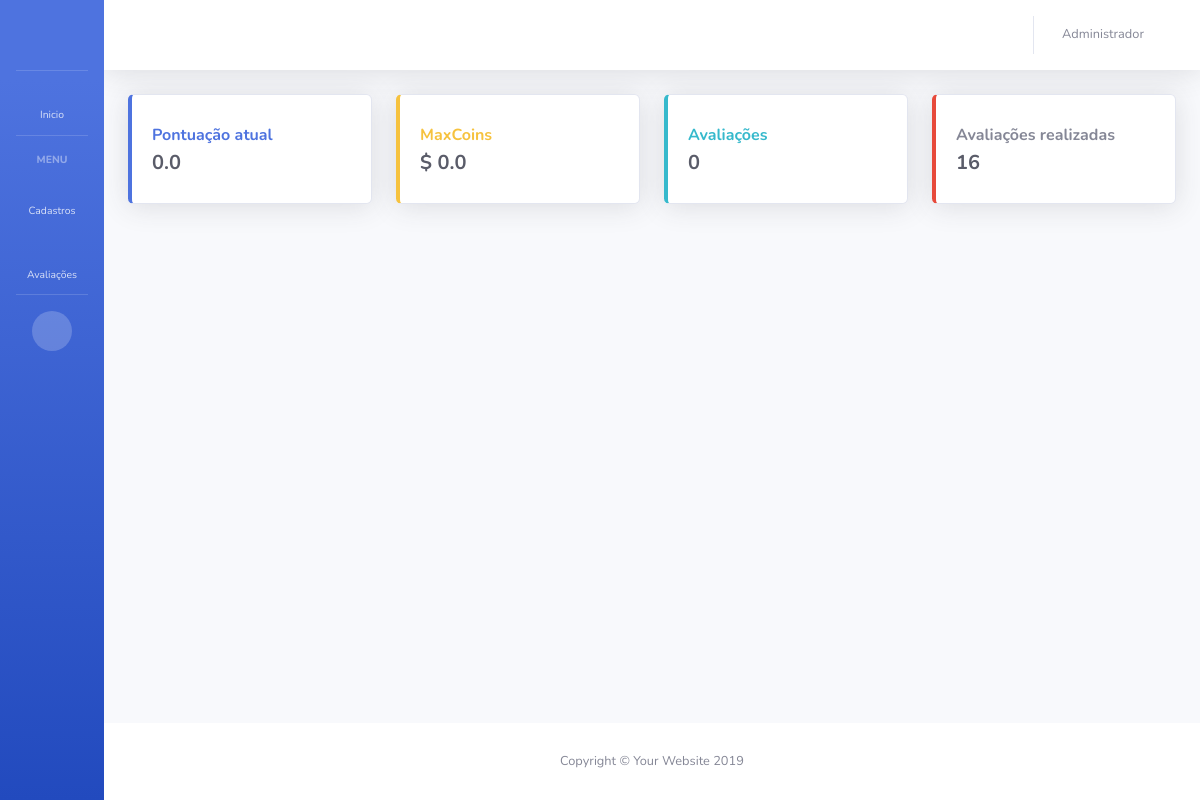
The app's page / (signed in) with its own data.
### app_maxliga/models.py (models this page shows, shortened)
class Colaborador(models.Model):
    usuario = models.OneToOneField(User, on_delete=models.SET_NULL, blank=True, null=True, verbose_name='Usuário')
    departamento = models.ForeignKey(Departamento, on_delete=models.SET_NULL, blank=True, null=True, verbose_name='Cargo do colaborador')
    liga = models.ForeignKey(Liga, on_delete=models.SET_NULL, blank=True, null=True, verbose_name='Liga do colaborador')
    nome = models.CharField('Nome do funcionário', max_length=128)
    data_cadastro = models.DateTimeField('Data de criação', auto_now_add=True)
    pontuacao = models.FloatField('Pontuação colaborador', blank=True, default=0)
    maxcoins = models.FloatField('MaxCoins colaborador', blank=True, default=0)

### app_maxliga/views.py (the view)
# urls.py: path('', home, name='home'),
@login_required
def home(request):
    user = request.user.id
    colaborador = Colaborador.objects.get(usuario=user)
    qtd_avaliacoes = LancamentoAvaliacao.objects.filter(colaborador = colaborador.id).count()
    print('qtd_avaliacoes', qtd_avaliacoes)
    qtd_avaliacoes_realizadas = LancamentoAvaliacao.objects.filter(avaliador=colaborador.id).count()
    print('qtd_avaliacoes_realizadas', qtd_avaliacoes_realizadas)
    pontuaca_atual = colaborador.pontuacao
    print('pontuaca_atual' , pontuaca_atual)
    maxcoins_atual = colaborador.maxcoins
    print('maxcoins_atual', maxcoins_atual)
    data = {
        'colaborador': colaborador,
        'qtd_avaliacoes': qtd_avaliacoes,
        'pontuaca_atual': pontuaca_atual,
        'maxcoins_atual': maxcoins_atual,
        'qtd_avaliacoes_realizadas': qtd_avaliacoes_realizadas
    }
    return render(request, 'app_maxliga/home.html', data)

### app_maxliga/templates/app_maxliga/home.html
{% extends 'base.html' %}
{% block BodyHeading %}
          <div class="row">
            <div class="col-xl-3 col-md-6 mb-4">
              <div class="card border-left-primary shadow h-100 py-2">
                <div class="card-body">
                  <div class="row no-gutters align-items-center">
                    <div class="col mr-2">
                      <div class="text font-weight-bold text-primary mb-1">Pontuação atual</div>
                      <div class="h5 mb-0 font-weight-bold text-gray-800">{{ pontuaca_atual }}</div>
                    </div>
                    <div class="col-auto">
                      <i class="fas fa-calendar fa-2x text-gray-300"></i>
                    </div>
                  </div>
                </div>
              </div>
            </div>
            <div class="col-xl-3 col-md-6 mb-4">
              <div class="card border-left-warning shadow h-100 py-2">
                <div class="card-body">
                  <div class="row no-gutters align-items-center">
                    <div class="col mr-2">
                      <div class="text font-weight-bold text-warning mb-1">MaxCoins</div>
                      <div class="h5 mb-0 font-weight-bold text-gray-800">$ {{ maxcoins_atual }}</div>
                    </div>
                    <div class="col-auto">
                      <i class="fas fa-dollar-sign fa-2x text-gray-300"></i>
                    </div>
                  </div>
                </div>
              </div>
            </div>
            <div class="col-xl-3 col-md-6 mb-4">
              <div class="card border-left-info  shadow h-100 py-2">
                <div class="card-body">
                  <div class="row no-gutters align-items-center">
                    <div class="col mr-2">
                      <div class="text font-weight-bold text-info mb-1">Avaliações</div>
                      <div class="h5 mb-0 font-weight-bold text-gray-800">{{ qtd_avaliacoes }}</div>
                    </div>
                    <div class="col-auto">
                      <i class="fas fa-comment-alt fa-2x text-gray-300"></i>
                    </div>
                  </div>
                </div>
              </div>
            </div>
            {% if colaborador.departamento.admin == True %}
            <div class="col-xl-3 col-md-6 mb-4">
              <div class="card border-left-danger  shadow h-100 py-2">
                <div class="card-body">
                  <div class="row no-gutters align-items-center">
                    <div class="col mr-2">
                      <div class="text font-weight-bold text-warnig mb-1">Avaliações realizadas</div>
                      <div class="h5 mb-0 font-weight-bold text-gray-800">{{ qtd_avaliacoes_realizadas }}</div>
                    </div>
                    <div class="col-auto">
                      <i class="fas fa-comment-alt fa-2x text-gray-300"></i>
                    </div>
                  </div>
                </div>
              </div>
            </div>
            {% endif %}
          </div>
{% endblock %}

### app_maxliga/templates/base.html (shortened to what this page needs)
{% load static %}
<!DOCTYPE html>
<html lang="en">
<head>
  <link href="{% static 'vendor/fontawesome-free/css/all.min.css' %}" rel="stylesheet" type="text/css">
  <link href="{% static 'css/sb-admin-2.min.css' %}" rel="stylesheet">
</head>
<body id="page-top">
  <div id="wrapper">
    <ul class="navbar-nav bg-gradient-primary sidebar sidebar-dark accordion toggled" id="accordionSidebar">
      <a class="sidebar-brand d-flex align-items-center justify-content-center" href="{% url 'home' %}">
        <div class="sidebar-brand-icon">
          <i class="fas fa-fighter-jet"></i>
        </div>
      </a>
      <hr class="sidebar-divider my-0">
      <li class="nav-item">
        <a class="nav-link" href="{% url 'home' %}">
          <i class="fas fa-fw fa-tachometer-alt"></i>
          <span>Inicio</span></a>
      </li>
      <hr class="sidebar-divider">
      <div class="sidebar-heading">
        Menu
      </div>
      {% if colaborador.departamento.admin == True %}
      <li class="nav-item">
        <a class="nav-link collapsed" href="#" data-toggle="collapse" data-target="#collapseUtilities" aria-expanded="true" aria-controls="collapseUtilities">
          <i class="fas fa-fw fa-wrench"></i>
          <span>Cadastros</span>
        </a>
      </li>
      {% endif %}
      <li class="nav-item">
        <a class="nav-link collapsed" href="#" data-toggle="collapse" data-target="#collapsePages" aria-expanded="true" aria-controls="collapsePages">
          <i class="fas fa-fw fa-table"></i>
          <span>Avaliações</span>
        </a>
      </li>
      <hr class="sidebar-divider d-none d-md-block">
      <div class="text-center d-none d-md-inline">
        <button class="rounded-circle border-0" id="sidebarToggle"></button>
      </div>
    </ul>
    <div id="content-wrapper" class="d-flex flex-column">
      <div id="content">
        <nav class="navbar navbar-expand navbar-light bg-white topbar mb-4 static-top shadow">
          <ul class="navbar-nav ml-auto">
            <li class="nav-item dropdown no-arrow mx-1">
              <a class="nav-link dropdown-toggle" href="#" id="alertsDropdown" role="button" data-toggle="dropdown" aria-haspopup="true" aria-expanded="false">
                <i class="fas fa-bell fa-fw"></i>
              </a>
            </li>
            <li class="nav-item dropdown no-arrow">
              <a class="nav-link dropdown-toggle" href="#" id="userDropdown" role="button" data-toggle="dropdown" aria-haspopup="true" aria-expanded="false">
                <span class="mr-2 d-none d-lg-inline text-gray-600 small">{{ colaborador.nome }}</span>
                <i class="fas fa-user fa-fw"></i>
              </a>
            </li>
          </ul>
        </nav>
        <div class="container-fluid">
          {% block BodyHeading %}
          {% endblock %}
        </div>
      </div>
      <footer class="sticky-footer bg-white">
        <div class="container my-auto">
          <div class="copyright text-center my-auto">
            <span>Copyright &copy; Your Website 2019</span>
          </div>
        </div>
      </footer>
    </div>
  </div>
</body>
</html>

### records on screen
Colaborador: nome "Administrador", pontuacao "0.0", maxcoins "0.0"

### other values on screen
{{ qtd_avaliacoes }} "0"
{{ qtd_avaliacoes_realizadas }} "16"
